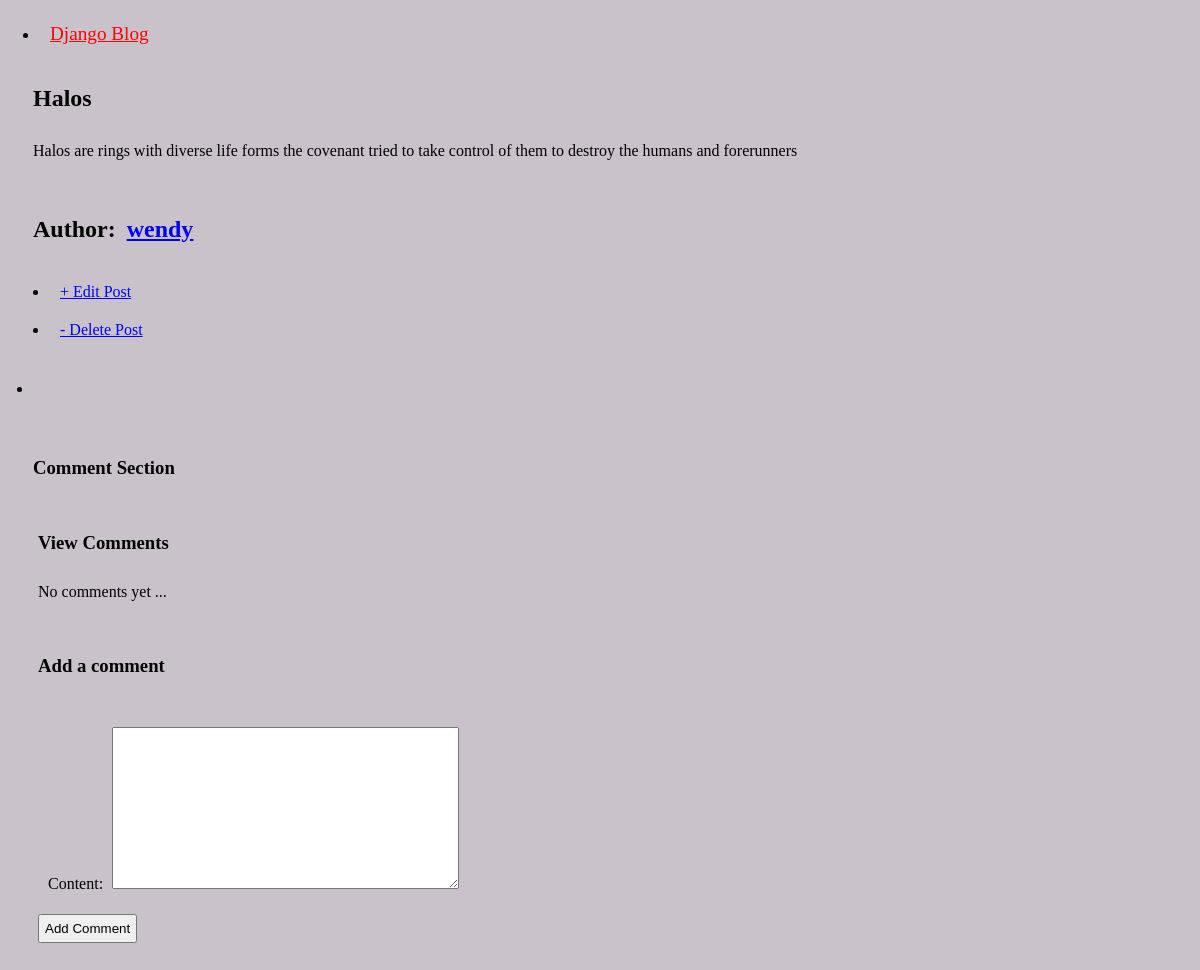
Page /post/6/ on the committed database.
### blog/models.py (models this page shows, shortened)
class Post(models.Model):
    title = models.CharField(max_length=200)
    author = models.ForeignKey(
        User,
        on_delete=models.CASCADE
        )
    body = models.TextField()

### blog/views.py (the view, shortened to what this page needs)
# urls.py: path("post/<int:pk>/", BlogDetailView.as_view(), name="post_detail"),
class BlogDetailView(FormMixin, DetailView):
    model = Post
    template_name = 'post_detail.html'
    form_class = CommentForm
    def get_context_data(self, **kwargs):
        context = super().get_context_data(**kwargs)
        context['comments'] = self.object.comments.all()
        if 'form' not in context:
            context['form'] = self.get_form()
        return context

### blog/forms.py
class CommentForm(ModelForm):
    class Meta:
        model = Comment
        fields = ['content']

### templates/post_detail.html (shortened to what this page needs)
{% extends 'base.html' %}
{% block content %}
<div class="post-entry">
    <h2> {{ post.title }} </h2>
    <p> {{ post.body }} </p>
</div>
<div>
    <h2>Author: <a href="{% url 'profile' %}">
        {{ post.author }}</a></h2>
</div>
<div>
    <li> <a href="{% url 'post_edit' post.pk %}"> + Edit Post </a> </li>
</div>
<div>
    <li> <a href="{% url 'post_delete' post.pk %}"> - Delete Post </a> </li>
</div>
<div>
    <ul><li><a href=""></a></li></ul>
</div>
<div>
    <h3>Comment Section</h3>
    <div>
        <h3>View Comments</h3>
        {% for comment in comments %}
                {% load tz %}
        {% empty %}
        <p> No comments yet ...</p>
        {% endfor %}
    </div>
    <div>
        <h3>Add a comment </h3>
        <form action="" method="post">
            {{ form.as_p }}
            <button type="submit">
                Add Comment</button>
        </form>
    </div>
</div>
{% endblock content %}

### static/styles.css (style rules this page uses)
* { box-sizing: border-box; padding: 5px; }
body { background-color: rgb(202, 194, 202); color: #000; }

### rows in the picture
Post: title "Halos", body "Halos are rings with diverse life forms the covenant tried to take control of them to destroy the humans and forerunners", author "wendy"
